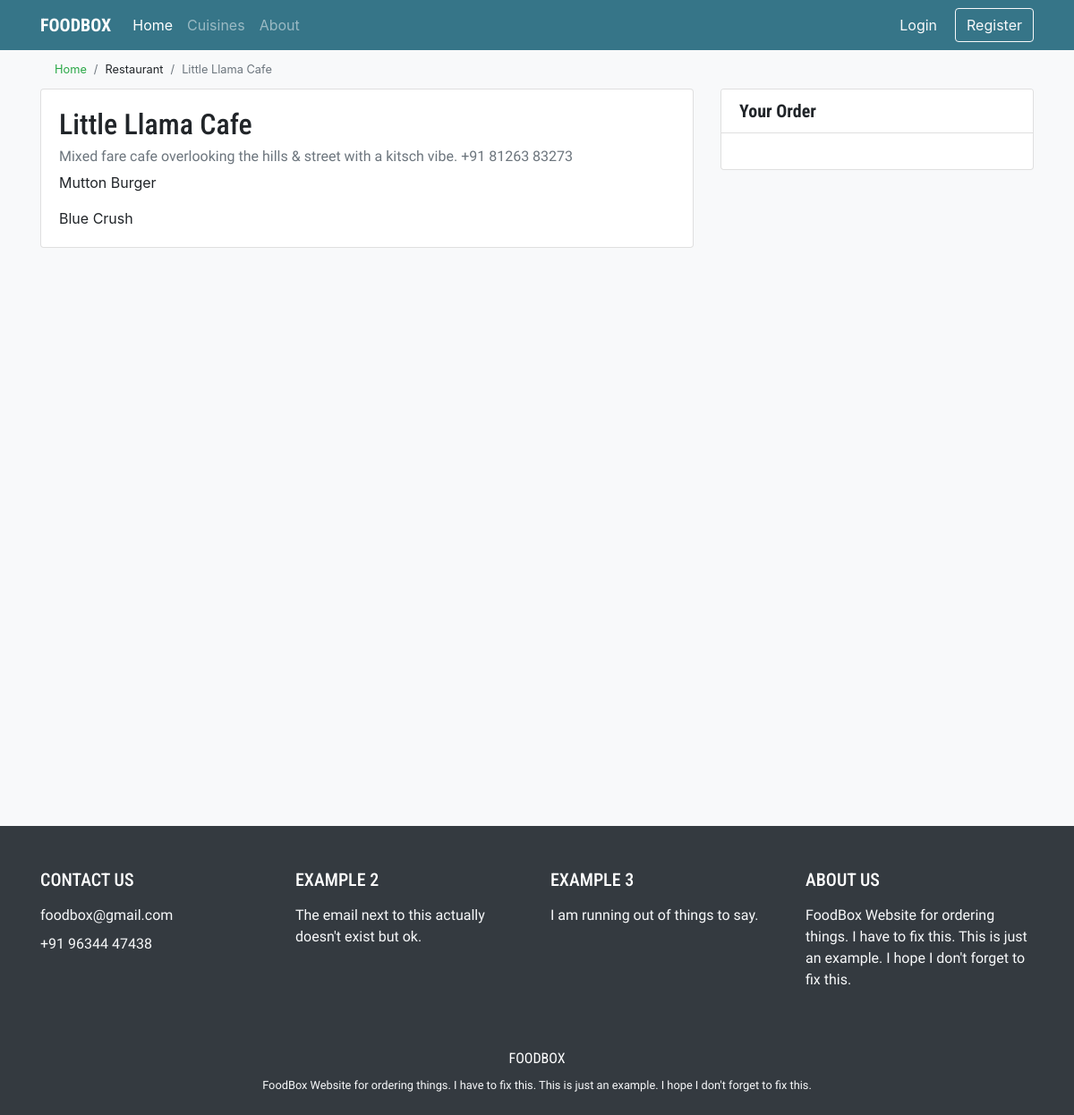
/restaurant/1, run on an earlier commit of the app's database.
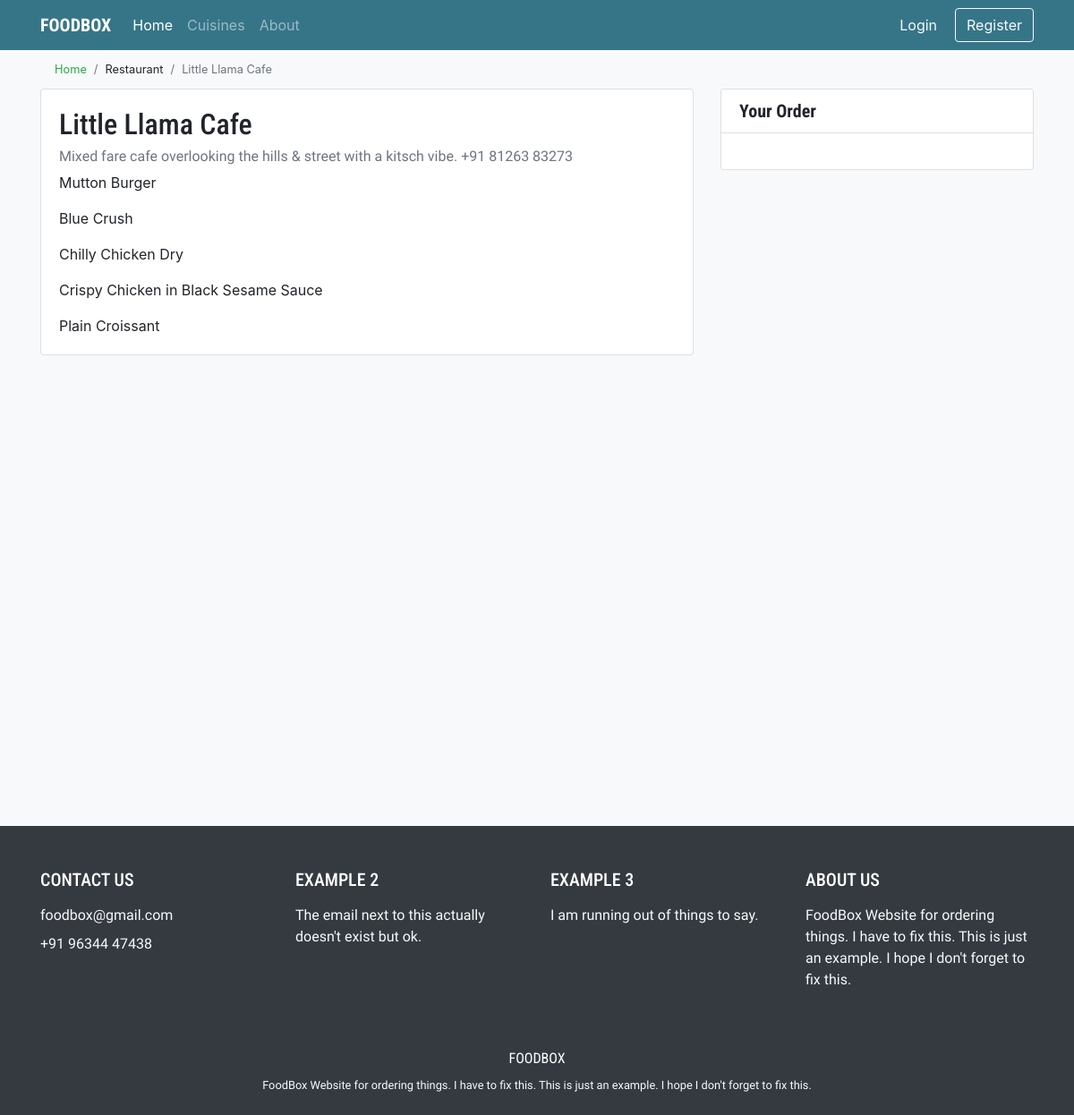
And on a later commit of the database.
### food/models.py (models this page shows, shortened)
class MenuItem(models.Model):
    name = models.CharField(max_length=50)
    cost = models.IntegerField()
    description = models.TextField(blank=True)
    image = models.ImageField(upload_to='menu_item', blank=True)
    restaurant = models.ForeignKey(Restaurant, on_delete=models.CASCADE, related_name='menu')

### food/views.py (the view)
# urls.py: path("restaurant/<int:restaurant_id>", views.restaurant, name='restaurant'),
def restaurant(request, restaurant_id):
  try:
      restaurant = Restaurant.objects.get(pk=restaurant_id)
  except Post.DoesNotExist:
      raise Http404("Post does not exist")
  context = {
      "restaurant": restaurant,
      "menuItem": restaurant.menu.all(),
  }
  return render(request, "food/restaurant.html", context)

### food/templates/food/restaurant.html (shortened to what this page needs)
{% extends "food/base.html" %}
{% load static %}
{% block body %}
<nav aria-label="breadcrumb"><small>
  <ol class="breadcrumb my-0 bg-light">
    <li class="breadcrumb-item"><a href="{% url 'index' %}" class="text-success">Home</a></li>
    <li class="breadcrumb-item">Restaurant</li>
    <li class="breadcrumb-item active">{{ restaurant.name }}</li>
  </ol></small>
</nav>
<div class="row animate__animated animate__fadeIn h-100">
  <div class="col-12 col-lg-8">
    <div class="card">
      <div class="card-body">
        <h2 class="card-title" id="logo">{{ restaurant.name }}</h2>
        <h6 class="card-subtitle mb-2 text-muted" id="f1">{{ restaurant.description }} {{ restaurant.phone_number }}</h6>
        {% for menu in menuItem %}
        <p class="card-text">{{ menu.name }}</p>
        {% endfor %}
      </div>
    </div>
  </div>
  <div class="d-none d-lg-block col-12 col-lg-4">
    <div class="card">
      <div class="card-header bg-white">
        <h5 class="card-text font-weight-bold" id="logo">Your Order</h5>
      </div>
      <div class="card-body">
      </div>
    </div>
  </div>
</div>
{% endblock %}

What changed in the data, as far as the page shows it:
added MenuItem: name "Chilly Chicken Dry"
added MenuItem: name "Crispy Chicken in Black Sesame Sauce"
added MenuItem: name "Plain Croissant"
